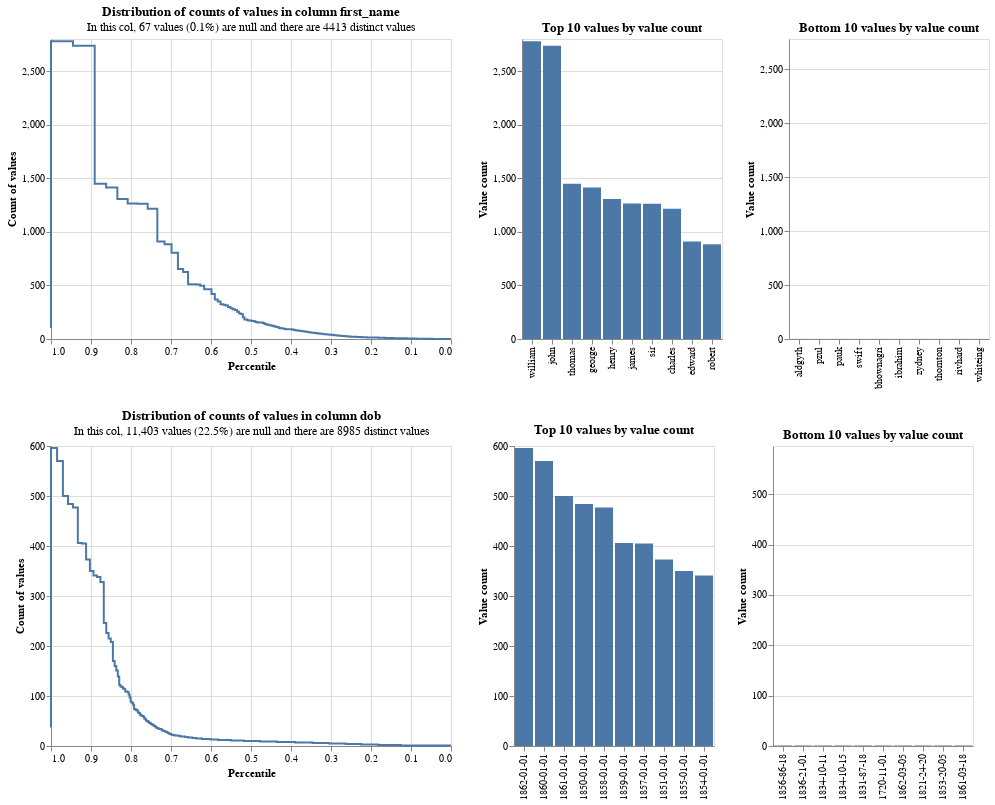

The cell this chart's notebook holds for it:
### Code cell
db_api = DuckDBAPI()
exploratory.profile_columns(df, column_expressions=["first_name", "dob"], db_api=db_api)

### Figure 1 — Vega-Lite specification as saved in the notebook (floating-point values rounded to 4 significant figures; data arrays with more than 128 entries replaced by an {"elided": "..."} marker saying what was removed)
{"config": {"view": {"continuousWidth": 400, "continuousHeight": 300}}, "vconcat": [{"hconcat": [{"mark": {"type": "line", "interpolate": "step-before"}, "data": {"values": {"elided": "151 records"}}, "encoding": {"tooltip": [{"field": "value_count", "type": "quantitative"}, {"field": "percentile_ex_nulls", "type": "quantitative"}, {"field": "percentile_inc_nulls", "type": "quantitative"}, {"field": "total_non_null_rows", "type": "quantitative"}, {"field": "total_rows_inc_nulls", "type": "quantitative"}], "x": {"field": "percentile_ex_nulls", "sort": "descending", "title": "Percentile", "type": "quantitative"}, "y": {"field": "value_count", "title": "Count of values", "type": "quantitative"}}, "title": {"text": "Distribution of counts of values in column first_name", "subtitle": "In this col, 67 values (0.1%) are null and there are 4413 distinct values"}}, {"mark": "bar", "data": {"values": [{"value_count": 2780, "group_name": "first_name", "value": "william", "total_non_null_rows": 50511, "total_rows_inc_nulls": 50578, "distinct_value_count": 4413}, {"value_count": 2736, "group_name": "first_name", "value": "john", "total_non_null_rows": 50511, "total_rows_inc_nulls": 50578, "distinct_value_count": 4413}, {"value_count": 1448, "group_name": "first_name", "value": "thomas", "total_non_null_rows": 50511, "total_rows_inc_nulls": 50578, "distinct_value_count": 4413}, {"value_count": 1415, "group_name": "first_name", "value": "george", "total_non_null_rows": 50511, "total_rows_inc_nulls": 50578, "distinct_value_count": 4413}, {"value_count": 1306, "group_name": "first_name", "value": "henry", "total_non_null_rows": 50511, "total_rows_inc_nulls": 50578, "distinct_value_count": 4413}, {"value_count": 1265, "group_name": "first_name", "value": "james", "total_non_null_rows": 50511, "total_rows_inc_nulls": 50578, "distinct_value_count": 4413}, {"value_count": 1262, "group_name": "first_name", "value": "sir", "total_non_null_rows": 50511, "total_rows_inc_nulls": 50578, "distinct_value_count": 4413}, {"value_count": 1216, "group_name": "first_name", "value": "charles", "total_non_null_rows": 50511, "total_rows_inc_nulls": 50578, "distinct_value_count": 4413}, {"value_count": 911, "group_name": "first_name", "value": "edward", "total_non_null_rows": 50511, "total_rows_inc_nulls": 50578, "distinct_value_count": 4413}, {"value_count": 884, "group_name": "first_name", "value": "robert", "total_non_null_rows": 50511, "total_rows_inc_nulls": 50578, "distinct_value_count": 4413}]}, "encoding": {"tooltip": [{"field": "value", "type": "nominal"}, {"field": "value_count", "type": "quantitative"}, {"field": "total_non_null_rows", "type": "quantitative"}, {"field": "total_rows_inc_nulls", "type": "quantitative"}], "x": {"field": "value", "sort": "-y", "title": null, "type": "nominal"}, "y": {"field": "value_count", "title": "Value count", "type": "quantitative"}}, "title": "Top 10 values by value count"}, {"mark": "bar", "data": {"values": [{"value_count": 1, "group_name": "first_name", "value": "aldgyth", "total_non_null_rows": 50511, "total_rows_inc_nulls": 50578, "distinct_value_count": 4413}, {"value_count": 1, "group_name": "first_name", "value": "pzul", "total_non_null_rows": 50511, "total_rows_inc_nulls": 50578, "distinct_value_count": 4413}, {"value_count": 1, "group_name": "first_name", "value": "pauk", "total_non_null_rows": 50511, "total_rows_inc_nulls": 50578, "distinct_value_count": 4413}, {"value_count": 1, "group_name": "first_name", "value": "swift", "total_non_null_rows": 50511, "total_rows_inc_nulls": 50578, "distinct_value_count": 4413}, {"value_count": 1, "group_name": "first_name", "value": "bhownagri", "total_non_null_rows": 50511, "total_rows_inc_nulls": 50578, "distinct_value_count": 4413}, {"value_count": 1, "group_name": "first_name", "value": "ibrahim", "total_non_null_rows": 50511, "total_rows_inc_nulls": 50578, "distinct_value_count": 4413}, {"value_count": 1, "group_name": "first_name", "value": "zydney", "total_non_null_rows": 50511, "total_rows_inc_nulls": 50578, "distinct_value_count": 4413}, {"value_count": 1, "group_name": "first_name", "value": "thornton", "total_non_null_rows": 50511, "total_rows_inc_nulls": 50578, "distinct_value_count": 4413}, {"value_count": 1, "group_name": "first_name", "value": "rivhard", "total_non_null_rows": 50511, "total_rows_inc_nulls": 50578, "distinct_value_count": 4413}, {"value_count": 1, "group_name": "first_name", "value": "whiteing", "total_non_null_rows": 50511, "total_rows_inc_nulls": 50578, "distinct_value_count": 4413}]}, "encoding": {"tooltip": [{"field": "value", "type": "nominal"}, {"field": "value_count", "type": "quantitative"}, {"field": "total_non_null_rows", "type": "quantitative"}, {"field": "total_rows_inc_nulls", "type": "quantitative"}], "x": {"field": "value", "sort": "-y", "title": null, "type": "nominal"}, "y": {"field": "value_count", "scale": {"domain": [0, 2780]}, "title": "Value count", "type": "quantitative"}}, "title": "Bottom 10 values by value count"}]}, {"hconcat": [{"mark": {"type": "line", "interpolate": "step-before"}, "data": {"values": [{"percentile_ex_nulls": 0.7358, "percentile_inc_nulls": 0.7954, "value_count": 37, "group_name": "dob", "total_non_null_rows": 39175, "total_rows_inc_nulls": 50578, "sum_tokens_in_value_count_group": 37.0, "distinct_value_count": 8985}, {"percentile_ex_nulls": 0.7321, "percentile_inc_nulls": 0.7925, "value_count": 36, "group_name": "dob", "total_non_null_rows": 39175, "total_rows_inc_nulls": 50578, "sum_tokens_in_value_count_group": 144.0, "distinct_value_count": 8985}, {"percentile_ex_nulls": 0.7294, "percentile_inc_nulls": 0.7904, "value_count": 35, "group_name": "dob", "total_non_null_rows": 39175, "total_rows_inc_nulls": 50578, "sum_tokens_in_value_count_group": 105.0, "distinct_value_count": 8985}, {"percentile_ex_nulls": 0.7242, "percentile_inc_nulls": 0.7864, "value_count": 34, "group_name": "dob", "total_non_null_rows": 39175, "total_rows_inc_nulls": 50578, "sum_tokens_in_value_count_group": 204.0, "distinct_value_count": 8985}, {"percentile_ex_nulls": 0.7226, "percentile_inc_nulls": 0.7851, "value_count": 33, "group_name": "dob", "total_non_null_rows": 39175, "total_rows_inc_nulls": 50578, "sum_tokens_in_value_count_group": 66.0, "distinct_value_count": 8985}, {"percentile_ex_nulls": 0.7217, "percentile_inc_nulls": 0.7845, "value_count": 32, "group_name": "dob", "total_non_null_rows": 39175, "total_rows_inc_nulls": 50578, "sum_tokens_in_value_count_group": 32.0, "distinct_value_count": 8985}, {"percentile_ex_nulls": 0.7186, "percentile_inc_nulls": 0.782, "value_count": 31, "group_name": "dob", "total_non_null_rows": 39175, "total_rows_inc_nulls": 50578, "sum_tokens_in_value_count_group": 124.0, "distinct_value_count": 8985}, {"percentile_ex_nulls": 0.7155, "percentile_inc_nulls": 0.7796, "value_count": 30, "group_name": "dob", "total_non_null_rows": 39175, "total_rows_inc_nulls": 50578, "sum_tokens_in_value_count_group": 120.0, "distinct_value_count": 8985}, {"percentile_ex_nulls": 0.7118, "percentile_inc_nulls": 0.7768, "value_count": 29, "group_name": "dob", "total_non_null_rows": 39175, "total_rows_inc_nulls": 50578, "sum_tokens_in_value_count_group": 145.0, "distinct_value_count": 8985}, {"percentile_ex_nulls": 0.7097, "percentile_inc_nulls": 0.7751, "value_count": 28, "group_name": "dob", "total_non_null_rows": 39175, "total_rows_inc_nulls": 50578, "sum_tokens_in_value_count_group": 84.0, "distinct_value_count": 8985}, {"percentile_ex_nulls": 0.7076, "percentile_inc_nulls": 0.7735, "value_count": 27, "group_name": "dob", "total_non_null_rows": 39175, "total_rows_inc_nulls": 50578, "sum_tokens_in_value_count_group": 81.0, "distinct_value_count": 8985}, {"percentile_ex_nulls": 0.7056, "percentile_inc_nulls": 0.772, "value_count": 26, "group_name": "dob", "total_non_null_rows": 39175, "total_rows_inc_nulls": 50578, "sum_tokens_in_value_count_group": 78.0, "distinct_value_count": 8985}, {"percentile_ex_nulls": 0.7031, "percentile_inc_nulls": 0.77, "value_count": 25, "group_name": "dob", "total_non_null_rows": 39175, "total_rows_inc_nulls": 50578, "sum_tokens_in_value_count_group": 100.0, "distinct_value_count": 8985}, {"percentile_ex_nulls": 0.6994, "percentile_inc_nulls": 0.7672, "value_count": 24, "group_name": "dob", "total_non_null_rows": 39175, "total_rows_inc_nulls": 50578, "sum_tokens_in_value_count_group": 144.0, "distinct_value_count": 8985}, {"percentile_ex_nulls": 0.6964, "percentile_inc_nulls": 0.7649, "value_count": 23, "group_name": "dob", "total_non_null_rows": 39175, "total_rows_inc_nulls": 50578, "sum_tokens_in_value_count_group": 115.0, "distinct_value_count": 8985}, {"percentile_ex_nulls": 0.6914, "percentile_inc_nulls": 0.761, "value_count": 22, "group_name": "dob", "total_non_null_rows": 39175, "total_rows_inc_nulls": 50578, "sum_tokens_in_value_count_group": 198.0, "distinct_value_count": 8985}, {"percentile_ex_nulls": 0.6807, "percentile_inc_nulls": 0.7527, "value_count": 21, "group_name": "dob", "total_non_null_rows": 39175, "total_rows_inc_nulls": 50578, "sum_tokens_in_value_count_group": 420.0, "distinct_value_count": 8985}, {"percentile_ex_nulls": 0.6761, "percentile_inc_nulls": 0.7491, "value_count": 20, "group_name": "dob", "total_non_null_rows": 39175, "total_rows_inc_nulls": 50578, "sum_tokens_in_value_count_group": 180.0, "distinct_value_count": 8985}, {"percentile_ex_nulls": 0.6649, "percentile_inc_nulls": 0.7405, "value_count": 19, "group_name": "dob", "total_non_null_rows": 39175, "total_rows_inc_nulls": 50578, "sum_tokens_in_value_count_group": 437.0, "distinct_value_count": 8985}, {"percentile_ex_nulls": 0.6571, "percentile_inc_nulls": 0.7344, "value_count": 18, "group_name": "dob", "total_non_null_rows": 39175, "total_rows_inc_nulls": 50578, "sum_tokens_in_value_count_group": 306.0, "distinct_value_count": 8985}, {"percentile_ex_nulls": 0.6463, "percentile_inc_nulls": 0.726, "value_count": 17, "group_name": "dob", "total_non_null_rows": 39175, "total_rows_inc_nulls": 50578, "sum_tokens_in_value_count_group": 425.0, "distinct_value_count": 8985}, {"percentile_ex_nulls": 0.6369, "percentile_inc_nulls": 0.7187, "value_count": 16, "group_name": "dob", "total_non_null_rows": 39175, "total_rows_inc_nulls": 50578, "sum_tokens_in_value_count_group": 368.0, "distinct_value_count": 8985}, {"percentile_ex_nulls": 0.6227, "percentile_inc_nulls": 0.7078, "value_count": 15, "group_name": "dob", "total_non_null_rows": 39175, "total_rows_inc_nulls": 50578, "sum_tokens_in_value_count_group": 555.0, "distinct_value_count": 8985}, {"percentile_ex_nulls": 0.6013, "percentile_inc_nulls": 0.6912, "value_count": 14, "group_name": "dob", "total_non_null_rows": 39175, "total_rows_inc_nulls": 50578, "sum_tokens_in_value_count_group": 840.0, "distinct_value_count": 8985}, {"percentile_ex_nulls": 0.5827, "percentile_inc_nulls": 0.6768, "value_count": 13, "group_name": "dob", "total_non_null_rows": 39175, "total_rows_inc_nulls": 50578, "sum_tokens_in_value_count_group": 728.0, "distinct_value_count": 8985}, {"percentile_ex_nulls": 0.5499, "percentile_inc_nulls": 0.6514, "value_count": 12, "group_name": "dob", "total_non_null_rows": 39175, "total_rows_inc_nulls": 50578, "sum_tokens_in_value_count_group": 1284.0, "distinct_value_count": 8985}, {"percentile_ex_nulls": 0.5184, "percentile_inc_nulls": 0.627, "value_count": 11, "group_name": "dob", "total_non_null_rows": 39175, "total_rows_inc_nulls": 50578, "sum_tokens_in_value_count_group": 1232.0, "distinct_value_count": 8985}, {"percentile_ex_nulls": 0.4779, "percentile_inc_nulls": 0.5956, "value_count": 10, "group_name": "dob", "total_non_null_rows": 39175, "total_rows_inc_nulls": 50578, "sum_tokens_in_value_count_group": 1590.0, "distinct_value_count": 8985}, {"percentile_ex_nulls": 0.4351, "percentile_inc_nulls": 0.5625, "value_count": 9, "group_name": "dob", "total_non_null_rows": 39175, "total_rows_inc_nulls": 50578, "sum_tokens_in_value_count_group": 1674.0, "distinct_value_count": 8985}, {"percentile_ex_nulls": 0.39, "percentile_inc_nulls": 0.5275, "value_count": 8, "group_name": "dob", "total_non_null_rows": 39175, "total_rows_inc_nulls": 50578, "sum_tokens_in_value_count_group": 1768.0, "distinct_value_count": 8985}, {"percentile_ex_nulls": 0.346, "percentile_inc_nulls": 0.4935, "value_count": 7, "group_name": "dob", "total_non_null_rows": 39175, "total_rows_inc_nulls": 50578, "sum_tokens_in_value_count_group": 1722.0, "distinct_value_count": 8985}, {"percentile_ex_nulls": 0.3044, "percentile_inc_nulls": 0.4612, "value_count": 6, "group_name": "dob", "total_non_null_rows": 39175, "total_rows_inc_nulls": 50578, "sum_tokens_in_value_count_group": 1632.0, "distinct_value_count": 8985}, {"percentile_ex_nulls": 0.2634, "percentile_inc_nulls": 0.4295, "value_count": 5, "group_name": "dob", "total_non_null_rows": 39175, "total_rows_inc_nulls": 50578, "sum_tokens_in_value_count_group": 1605.0, "distinct_value_count": 8985}, {"percentile_ex_nulls": 0.2243, "percentile_inc_nulls": 0.3992, "value_count": 4, "group_name": "dob", "total_non_null_rows": 39175, "total_rows_inc_nulls": 50578, "sum_tokens_in_value_count_group": 1532.0, "distinct_value_count": 8985}, {"percentile_ex_nulls": 0.1818, "percentile_inc_nulls": 0.3663, "value_count": 3, "group_name": "dob", "total_non_null_rows": 39175, "total_rows_inc_nulls": 50578, "sum_tokens_in_value_count_group": 1665.0, "distinct_value_count": 8985}, {"percentile_ex_nulls": 0.1253, "percentile_inc_nulls": 0.3225, "value_count": 2, "group_name": "dob", "total_non_null_rows": 39175, "total_rows_inc_nulls": 50578, "sum_tokens_in_value_count_group": 2214.0, "distinct_value_count": 8985}, {"percentile_ex_nulls": 0.0, "percentile_inc_nulls": 0.2255, "value_count": 1, "group_name": "dob", "total_non_null_rows": 39175, "total_rows_inc_nulls": 50578, "sum_tokens_in_value_count_group": 4908.0, "distinct_value_count": 8985}, {"percentile_ex_nulls": 0.9848, "percentile_inc_nulls": 0.9882, "value_count": 596, "group_name": "dob", "total_non_null_rows": 39175, "total_rows_inc_nulls": 50578, "sum_tokens_in_value_count_group": 596.0, "distinct_value_count": 8985}, {"percentile_ex_nulls": 0.9702, "percentile_inc_nulls": 0.9769, "value_count": 570, "group_name": "dob", "total_non_null_rows": 39175, "total_rows_inc_nulls": 50578, "sum_tokens_in_value_count_group": 570.0, "distinct_value_count": 8985}, {"percentile_ex_nulls": 0.9575, "percentile_inc_nulls": 0.9671, "value_count": 500, "group_name": "dob", "total_non_null_rows": 39175, "total_rows_inc_nulls": 50578, "sum_tokens_in_value_count_group": 500.0, "distinct_value_count": 8985}, {"percentile_ex_nulls": 0.9451, "percentile_inc_nulls": 0.9575, "value_count": 484, "group_name": "dob", "total_non_null_rows": 39175, "total_rows_inc_nulls": 50578, "sum_tokens_in_value_count_group": 484.0, "distinct_value_count": 8985}, {"percentile_ex_nulls": 0.9329, "percentile_inc_nulls": 0.9481, "value_count": 477, "group_name": "dob", "total_non_null_rows": 39175, "total_rows_inc_nulls": 50578, "sum_tokens_in_value_count_group": 477.0, "distinct_value_count": 8985}, {"percentile_ex_nulls": 0.9226, "percentile_inc_nulls": 0.94, "value_count": 406, "group_name": "dob", "total_non_null_rows": 39175, "total_rows_inc_nulls": 50578, "sum_tokens_in_value_count_group": 406.0, "distinct_value_count": 8985}, {"percentile_ex_nulls": 0.9122, "percentile_inc_nulls": 0.932, "value_count": 405, "group_name": "dob", "total_non_null_rows": 39175, "total_rows_inc_nulls": 50578, "sum_tokens_in_value_count_group": 405.0, "distinct_value_count": 8985}, {"percentile_ex_nulls": 0.9027, "percentile_inc_nulls": 0.9247, "value_count": 373, "group_name": "dob", "total_non_null_rows": 39175, "total_rows_inc_nulls": 50578, "sum_tokens_in_value_count_group": 373.0, "distinct_value_count": 8985}, {"percentile_ex_nulls": 0.8938, "percentile_inc_nulls": 0.9177, "value_count": 350, "group_name": "dob", "total_non_null_rows": 39175, "total_rows_inc_nulls": 50578, "sum_tokens_in_value_count_group": 350.0, "distinct_value_count": 8985}, {"percentile_ex_nulls": 0.8851, "percentile_inc_nulls": 0.911, "value_count": 341, "group_name": "dob", "total_non_null_rows": 39175, "total_rows_inc_nulls": 50578, "sum_tokens_in_value_count_group": 341.0, "distinct_value_count": 8985}, {"percentile_ex_nulls": 0.8765, "percentile_inc_nulls": 0.9043, "value_count": 338, "group_name": "dob", "total_non_null_rows": 39175, "total_rows_inc_nulls": 50578, "sum_tokens_in_value_count_group": 338.0, "distinct_value_count": 8985}, {"percentile_ex_nulls": 0.8681, "percentile_inc_nulls": 0.8978, "value_count": 328, "group_name": "dob", "total_non_null_rows": 39175, "total_rows_inc_nulls": 50578, "sum_tokens_in_value_count_group": 328.0, "distinct_value_count": 8985}, {"percentile_ex_nulls": 0.8618, "percentile_inc_nulls": 0.893, "value_count": 246, "group_name": "dob", "total_non_null_rows": 39175, "total_rows_inc_nulls": 50578, "sum_tokens_in_value_count_group": 246.0, "distinct_value_count": 8985}, {"percentile_ex_nulls": 0.856, "percentile_inc_nulls": 0.8885, "value_count": 226, "group_name": "dob", "total_non_null_rows": 39175, "total_rows_inc_nulls": 50578, "sum_tokens_in_value_count_group": 226.0, "distinct_value_count": 8985}, {"percentile_ex_nulls": 0.8505, "percentile_inc_nulls": 0.8842, "value_count": 215, "group_name": "dob", "total_non_null_rows": 39175, "total_rows_inc_nulls": 50578, "sum_tokens_in_value_count_group": 215.0, "distinct_value_count": 8985}, {"percentile_ex_nulls": 0.8452, "percentile_inc_nulls": 0.8801, "value_count": 208, "group_name": "dob", "total_non_null_rows": 39175, "total_rows_inc_nulls": 50578, "sum_tokens_in_value_count_group": 208.0, "distinct_value_count": 8985}, {"percentile_ex_nulls": 0.8409, "percentile_inc_nulls": 0.8768, "value_count": 170, "group_name": "dob", "total_non_null_rows": 39175, "total_rows_inc_nulls": 50578, "sum_tokens_in_value_count_group": 170.0, "distinct_value_count": 8985}, {"percentile_ex_nulls": 0.8368, "percentile_inc_nulls": 0.8736, "value_count": 160, "group_name": "dob", "total_non_null_rows": 39175, "total_rows_inc_nulls": 50578, "sum_tokens_in_value_count_group": 160.0, "distinct_value_count": 8985}, {"percentile_ex_nulls": 0.833, "percentile_inc_nulls": 0.8706, "value_count": 151, "group_name": "dob", "total_non_null_rows": 39175, "total_rows_inc_nulls": 50578, "sum_tokens_in_value_count_group": 151.0, "distinct_value_count": 8985}, {"percentile_ex_nulls": 0.8294, "percentile_inc_nulls": 0.8679, "value_count": 139, "group_name": "dob", "total_non_null_rows": 39175, "total_rows_inc_nulls": 50578, "sum_tokens_in_value_count_group": 139.0, "distinct_value_count": 8985}, {"percentile_ex_nulls": 0.8263, "percentile_inc_nulls": 0.8655, "value_count": 122, "group_name": "dob", "total_non_null_rows": 39175, "total_rows_inc_nulls": 50578, "sum_tokens_in_value_count_group": 122.0, "distinct_value_count": 8985}, {"percentile_ex_nulls": 0.8233, "percentile_inc_nulls": 0.8631, "value_count": 119, "group_name": "dob", "total_non_null_rows": 39175, "total_rows_inc_nulls": 50578, "sum_tokens_in_value_count_group": 119.0, "distinct_value_count": 8985}, {"percentile_ex_nulls": 0.8202, "percentile_inc_nulls": 0.8608, "value_count": 118, "group_name": "dob", "total_non_null_rows": 39175, "total_rows_inc_nulls": 50578, "sum_tokens_in_value_count_group": 118.0, "distinct_value_count": 8985}, {"percentile_ex_nulls": 0.8173, "percentile_inc_nulls": 0.8585, "value_count": 115, "group_name": "dob", "total_non_null_rows": 39175, "total_rows_inc_nulls": 50578, "sum_tokens_in_value_count_group": 115.0, "distinct_value_count": 8985}, {"percentile_ex_nulls": 0.8144, "percentile_inc_nulls": 0.8562, "value_count": 114, "group_name": "dob", "total_non_null_rows": 39175, "total_rows_inc_nulls": 50578, "sum_tokens_in_value_count_group": 114.0, "distinct_value_count": 8985}, {"percentile_ex_nulls": 0.8088, "percentile_inc_nulls": 0.8519, "value_count": 109, "group_name": "dob", "total_non_null_rows": 39175, "total_rows_inc_nulls": 50578, "sum_tokens_in_value_count_group": 218.0, "distinct_value_count": 8985}, {"percentile_ex_nulls": 0.8061, "percentile_inc_nulls": 0.8498, "value_count": 108, "group_name": "dob", "total_non_null_rows": 39175, "total_rows_inc_nulls": 50578, "sum_tokens_in_value_count_group": 108.0, "distinct_value_count": 8985}, {"percentile_ex_nulls": 0.8034, "percentile_inc_nulls": 0.8478, "value_count": 103, "group_name": "dob", "total_non_null_rows": 39175, "total_rows_inc_nulls": 50578, "sum_tokens_in_value_count_group": 103.0, "distinct_value_count": 8985}, {"percentile_ex_nulls": 0.801, "percentile_inc_nulls": 0.8458, "value_count": 97, "group_name": "dob", "total_non_null_rows": 39175, "total_rows_inc_nulls": 50578, "sum_tokens_in_value_count_group": 97.0, "distinct_value_count": 8985}, {"percentile_ex_nulls": 0.7987, "percentile_inc_nulls": 0.8441, "value_count": 89, "group_name": "dob", "total_non_null_rows": 39175, "total_rows_inc_nulls": 50578, "sum_tokens_in_value_count_group": 89.0, "distinct_value_count": 8985}, {"percentile_ex_nulls": 0.7965, "percentile_inc_nulls": 0.8424, "value_count": 87, "group_name": "dob", "total_non_null_rows": 39175, "total_rows_inc_nulls": 50578, "sum_tokens_in_value_count_group": 87.0, "distinct_value_count": 8985}, {"percentile_ex_nulls": 0.7943, "percentile_inc_nulls": 0.8407, "value_count": 86, "group_name": "dob", "total_non_null_rows": 39175, "total_rows_inc_nulls": 50578, "sum_tokens_in_value_count_group": 86.0, "distinct_value_count": 8985}, {"percentile_ex_nulls": 0.7922, "percentile_inc_nulls": 0.839, "value_count": 82, "group_name": "dob", "total_non_null_rows": 39175, "total_rows_inc_nulls": 50578, "sum_tokens_in_value_count_group": 82.0, "distinct_value_count": 8985}, {"percentile_ex_nulls": 0.7884, "percentile_inc_nulls": 0.8361, "value_count": 74, "group_name": "dob", "total_non_null_rows": 39175, "total_rows_inc_nulls": 50578, "sum_tokens_in_value_count_group": 148.0, "distinct_value_count": 8985}, {"percentile_ex_nulls": 0.7847, "percentile_inc_nulls": 0.8333, "value_count": 72, "group_name": "dob", "total_non_null_rows": 39175, "total_rows_inc_nulls": 50578, "sum_tokens_in_value_count_group": 144.0, "distinct_value_count": 8985}, {"percentile_ex_nulls": 0.7829, "percentile_inc_nulls": 0.8319, "value_count": 71, "group_name": "dob", "total_non_null_rows": 39175, "total_rows_inc_nulls": 50578, "sum_tokens_in_value_count_group": 71.0, "distinct_value_count": 8985}, {"percentile_ex_nulls": 0.7812, "percentile_inc_nulls": 0.8305, "value_count": 68, "group_name": "dob", "total_non_null_rows": 39175, "total_rows_inc_nulls": 50578, "sum_tokens_in_value_count_group": 68.0, "distinct_value_count": 8985}, {"percentile_ex_nulls": 0.7778, "percentile_inc_nulls": 0.8279, "value_count": 66, "group_name": "dob", "total_non_null_rows": 39175, "total_rows_inc_nulls": 50578, "sum_tokens_in_value_count_group": 132.0, "distinct_value_count": 8985}, {"percentile_ex_nulls": 0.7762, "percentile_inc_nulls": 0.8267, "value_count": 63, "group_name": "dob", "total_non_null_rows": 39175, "total_rows_inc_nulls": 50578, "sum_tokens_in_value_count_group": 63.0, "distinct_value_count": 8985}, {"percentile_ex_nulls": 0.7746, "percentile_inc_nulls": 0.8254, "value_count": 62, "group_name": "dob", "total_non_null_rows": 39175, "total_rows_inc_nulls": 50578, "sum_tokens_in_value_count_group": 62.0, "distinct_value_count": 8985}, {"percentile_ex_nulls": 0.7731, "percentile_inc_nulls": 0.8242, "value_count": 61, "group_name": "dob", "total_non_null_rows": 39175, "total_rows_inc_nulls": 50578, "sum_tokens_in_value_count_group": 61.0, "distinct_value_count": 8985}, {"percentile_ex_nulls": 0.7685, "percentile_inc_nulls": 0.8207, "value_count": 60, "group_name": "dob", "total_non_null_rows": 39175, "total_rows_inc_nulls": 50578, "sum_tokens_in_value_count_group": 180.0, "distinct_value_count": 8985}, {"percentile_ex_nulls": 0.767, "percentile_inc_nulls": 0.8195, "value_count": 58, "group_name": "dob", "total_non_null_rows": 39175, "total_rows_inc_nulls": 50578, "sum_tokens_in_value_count_group": 58.0, "distinct_value_count": 8985}, {"percentile_ex_nulls": 0.7642, "percentile_inc_nulls": 0.8174, "value_count": 55, "group_name": "dob", "total_non_null_rows": 39175, "total_rows_inc_nulls": 50578, "sum_tokens_in_value_count_group": 110.0, "distinct_value_count": 8985}, {"percentile_ex_nulls": 0.7628, "percentile_inc_nulls": 0.8163, "value_count": 54, "group_name": "dob", "total_non_null_rows": 39175, "total_rows_inc_nulls": 50578, "sum_tokens_in_value_count_group": 54.0, "distinct_value_count": 8985}, {"percentile_ex_nulls": 0.7615, "percentile_inc_nulls": 0.8153, "value_count": 52, "group_name": "dob", "total_non_null_rows": 39175, "total_rows_inc_nulls": 50578, "sum_tokens_in_value_count_group": 52.0, "distinct_value_count": 8985}, {"percentile_ex_nulls": 0.7577, "percentile_inc_nulls": 0.8123, "value_count": 50, "group_name": "dob", "total_non_null_rows": 39175, "total_rows_inc_nulls": 50578, "sum_tokens_in_value_count_group": 150.0, "distinct_value_count": 8985}, {"percentile_ex_nulls": 0.7564, "percentile_inc_nulls": 0.8113, "value_count": 49, "group_name": "dob", "total_non_null_rows": 39175, "total_rows_inc_nulls": 50578, "sum_tokens_in_value_count_group": 49.0, "distinct_value_count": 8985}, {"percentile_ex_nulls": 0.7552, "percentile_inc_nulls": 0.8104, "value_count": 48, "group_name": "dob", "total_non_null_rows": 39175, "total_rows_inc_nulls": 50578, "sum_tokens_in_value_count_group": 48.0, "distinct_value_count": 8985}, {"percentile_ex_nulls": 0.754, "percentile_inc_nulls": 0.8094, "value_count": 47, "group_name": "dob", "total_non_null_rows": 39175, "total_rows_inc_nulls": 50578, "sum_tokens_in_value_count_group": 47.0, "distinct_value_count": 8985}, {"percentile_ex_nulls": 0.7505, "percentile_inc_nulls": 0.8067, "value_count": 46, "group_name": "dob", "total_non_null_rows": 39175, "total_rows_inc_nulls": 50578, "sum_tokens_in_value_count_group": 138.0, "distinct_value_count": 8985}, {"percentile_ex_nulls": 0.7482, "percentile_inc_nulls": 0.805, "value_count": 44, "group_name": "dob", "total_non_null_rows": 39175, "total_rows_inc_nulls": 50578, "sum_tokens_in_value_count_group": 88.0, "distinct_value_count": 8985}, {"percentile_ex_nulls": 0.7449, "percentile_inc_nulls": 0.8024, "value_count": 43, "group_name": "dob", "total_non_null_rows": 39175, "total_rows_inc_nulls": 50578, "sum_tokens_in_value_count_group": 129.0, "distinct_value_count": 8985}, {"percentile_ex_nulls": 0.7438, "percentile_inc_nulls": 0.8016, "value_count": 42, "group_name": "dob", "total_non_null_rows": 39175, "total_rows_inc_nulls": 50578, "sum_tokens_in_value_count_group": 42.0, "distinct_value_count": 8985}, {"percentile_ex_nulls": 0.7417, "percentile_inc_nulls": 0.8, "value_count": 41, "group_name": "dob", "total_non_null_rows": 39175, "total_rows_inc_nulls": 50578, "sum_tokens_in_value_count_group": 82.0, "distinct_value_count": 8985}, {"percentile_ex_nulls": 0.7397, "percentile_inc_nulls": 0.7984, "value_count": 40, "group_name": "dob", "total_non_null_rows": 39175, "total_rows_inc_nulls": 50578, "sum_tokens_in_value_count_group": 80.0, "distinct_value_count": 8985}, {"percentile_ex_nulls": 0.7377, "percentile_inc_nulls": 0.7968, "value_count": 39, "group_name": "dob", "total_non_null_rows": 39175, "total_rows_inc_nulls": 50578, "sum_tokens_in_value_count_group": 78.0, "distinct_value_count": 8985}, {"percentile_ex_nulls": 0.7367, "percentile_inc_nulls": 0.7961, "value_count": 38, "group_name": "dob", "total_non_null_rows": 39175, "total_rows_inc_nulls": 50578, "sum_tokens_in_value_count_group": 38.0, "distinct_value_count": 8985}, {"percentile_ex_nulls": 1.0, "percentile_inc_nulls": 1.0, "value_count": 37, "group_name": "dob", "total_non_null_rows": 39175, "total_rows_inc_nulls": 50578, "sum_tokens_in_value_count_group": 37.0, "distinct_value_count": 8985}]}, "encoding": {"tooltip": [{"field": "value_count", "type": "quantitative"}, {"field": "percentile_ex_nulls", "type": "quantitative"}, {"field": "percentile_inc_nulls", "type": "quantitative"}, {"field": "total_non_null_rows", "type": "quantitative"}, {"field": "total_rows_inc_nulls", "type": "quantitative"}], "x": {"field": "percentile_ex_nulls", "sort": "descending", "title": "Percentile", "type": "quantitative"}, "y": {"field": "value_count", "title": "Count of values", "type": "quantitative"}}, "title": {"text": "Distribution of counts of values in column dob", "subtitle": "In this col, 11,403 values (22.5%) are null and there are 8985 distinct values"}}, {"mark": "bar", "data": {"values": [{"value_count": 596, "group_name": "dob", "value": "1862-01-01", "total_non_null_rows": 39175, "total_rows_inc_nulls": 50578, "distinct_value_count": 8985}, {"value_count": 570, "group_name": "dob", "value": "1860-01-01", "total_non_null_rows": 39175, "total_rows_inc_nulls": 50578, "distinct_value_count": 8985}, {"value_count": 500, "group_name": "dob", "value": "1861-01-01", "total_non_null_rows": 39175, "total_rows_inc_nulls": 50578, "distinct_value_count": 8985}, {"value_count": 484, "group_name": "dob", "value": "1850-01-01", "total_non_null_rows": 39175, "total_rows_inc_nulls": 50578, "distinct_value_count": 8985}, {"value_count": 477, "group_name": "dob", "value": "1858-01-01", "total_non_null_rows": 39175, "total_rows_inc_nulls": 50578, "distinct_value_count": 8985}, {"value_count": 406, "group_name": "dob", "value": "1859-01-01", "total_non_null_rows": 39175, "total_rows_inc_nulls": 50578, "distinct_value_count": 8985}, {"value_count": 405, "group_name": "dob", "value": "1857-01-01", "total_non_null_rows": 39175, "total_rows_inc_nulls": 50578, "distinct_value_count": 8985}, {"value_count": 373, "group_name": "dob", "value": "1851-01-01", "total_non_null_rows": 39175, "total_rows_inc_nulls": 50578, "distinct_value_count": 8985}, {"value_count": 350, "group_name": "dob", "value": "1855-01-01", "total_non_null_rows": 39175, "total_rows_inc_nulls": 50578, "distinct_value_count": 8985}, {"value_count": 341, "group_name": "dob", "value": "1854-01-01", "total_non_null_rows": 39175, "total_rows_inc_nulls": 50578, "distinct_value_count": 8985}]}, "encoding": {"tooltip": [{"field": "value", "type": "nominal"}, {"field": "value_count", "type": "quantitative"}, {"field": "total_non_null_rows", "type": "quantitative"}, {"field": "total_rows_inc_nulls", "type": "quantitative"}], "x": {"field": "value", "sort": "-y", "title": null, "type": "nominal"}, "y": {"field": "value_count", "title": "Value count", "type": "quantitative"}}, "title": "Top 10 values by value count"}, {"mark": "bar", "data": {"values": [{"value_count": 1, "group_name": "dob", "value": "1856-86-18", "total_non_null_rows": 39175, "total_rows_inc_nulls": 50578, "distinct_value_count": 8985}, {"value_count": 1, "group_name": "dob", "value": "1836-21-01", "total_non_null_rows": 39175, "total_rows_inc_nulls": 50578, "distinct_value_count": 8985}, {"value_count": 1, "group_name": "dob", "value": "1834-10-11", "total_non_null_rows": 39175, "total_rows_inc_nulls": 50578, "distinct_value_count": 8985}, {"value_count": 1, "group_name": "dob", "value": "1834-10-15", "total_non_null_rows": 39175, "total_rows_inc_nulls": 50578, "distinct_value_count": 8985}, {"value_count": 1, "group_name": "dob", "value": "1831-87-18", "total_non_null_rows": 39175, "total_rows_inc_nulls": 50578, "distinct_value_count": 8985}, {"value_count": 1, "group_name": "dob", "value": "1720-11-01", "total_non_null_rows": 39175, "total_rows_inc_nulls": 50578, "distinct_value_count": 8985}, {"value_count": 1, "group_name": "dob", "value": "1862-03-05", "total_non_null_rows": 39175, "total_rows_inc_nulls": 50578, "distinct_value_count": 8985}, {"value_count": 1, "group_name": "dob", "value": "1821-24-20", "total_non_null_rows": 39175, "total_rows_inc_nulls": 50578, "distinct_value_count": 8985}, {"value_count": 1, "group_name": "dob", "value": "1853-20-05", "total_non_null_rows": 39175, "total_rows_inc_nulls": 50578, "distinct_value_count": 8985}, {"value_count": 1, "group_name": "dob", "value": "1861-03-18", "total_non_null_rows": 39175, "total_rows_inc_nulls": 50578, "distinct_value_count": 8985}]}, "encoding": {"tooltip": [{"field": "value", "type": "nominal"}, {"field": "value_count", "type": "quantitative"}, {"field": "total_non_null_rows", "type": "quantitative"}, {"field": "total_rows_inc_nulls", "type": "quantitative"}], "x": {"field": "value", "sort": "-y", "title": null, "type": "nominal"}, "y": {"field": "value_count", "scale": {"domain": [0, 596]}, "title": "Value count", "type": "quantitative"}}, "title": "Bottom 10 values by value count"}]}], "$schema": "https://vega.github.io/schema/vega-lite/v5.9.3.json"}
